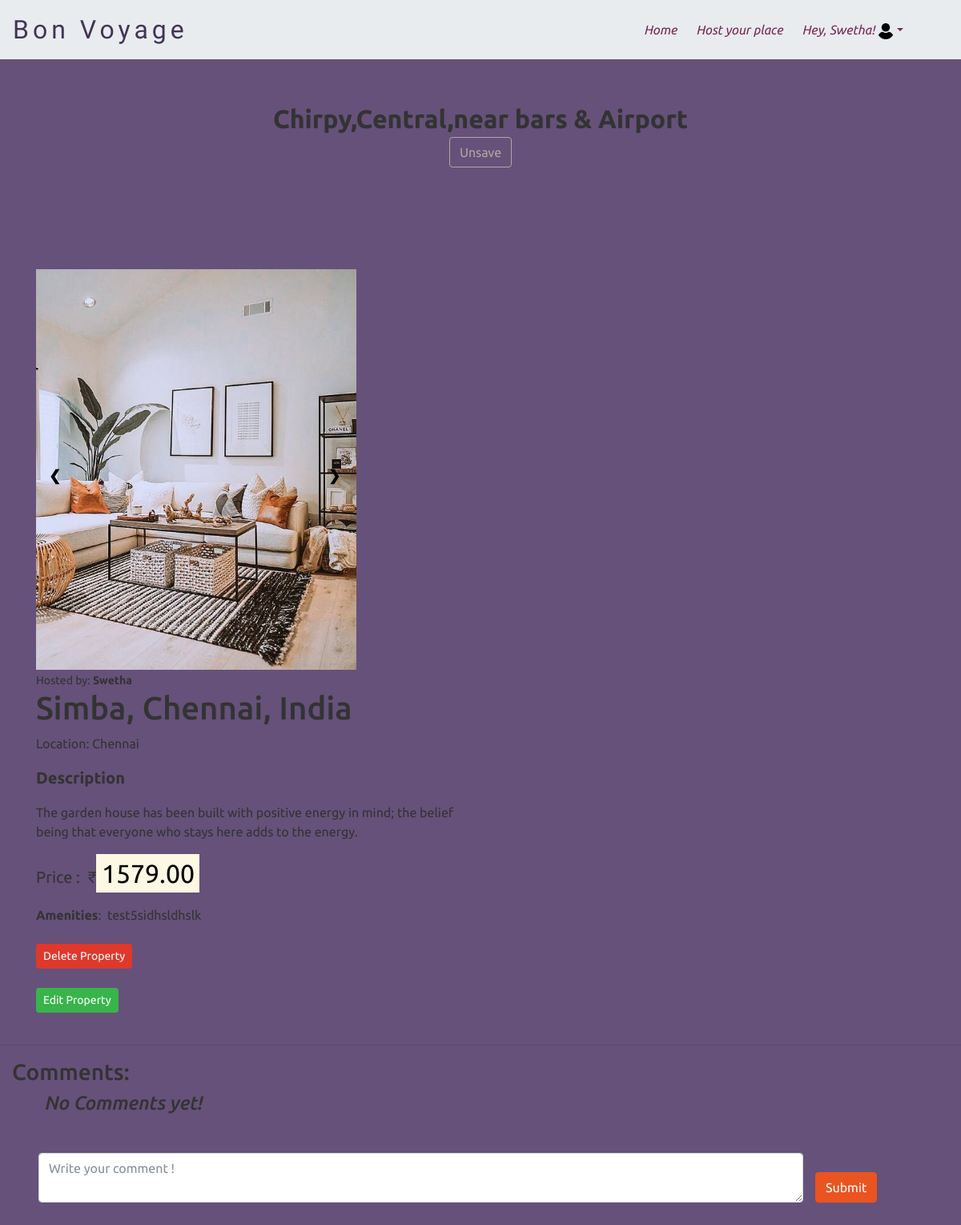
The app's page /place/50 (signed in) with its own data.
### travel/models.py (models this page shows, shortened)
class User(AbstractUser):
    pass

class Place(models.Model):
    user = models.ForeignKey('User',null=True, on_delete=models.CASCADE, related_name="places")
    title = models.CharField(max_length=100)
    description = models.TextField(max_length=1000, validators=[MaxLengthValidator(1000)])
    price = models.DecimalField(max_digits=11, decimal_places=2)
    city = models.CharField(max_length=100)
    address = models.CharField(max_length=100)
    amenities = models.TextField(max_length=1000, validators=[MaxLengthValidator(1000)])
    primary_image = models.ImageField(upload_to='images/',null=True, blank=True)
    created_date = models.DateTimeField(auto_now_add=True)
    available = models.BooleanField(default=True)

### travel/views.py (the view, shortened to what this page needs)
# urls.py: path("place/<int:id>", views.place, name="place"),
def place(request, id):
    place = Place.objects.get(pk=id)
    images = place.images_set.all()
    saved = False
    customer = Customer.objects.filter(user=request.user,place=place)
    get_customer = customer.first()
    get_d_customer =  Customer.objects.filter(place=place).first()
    if request.user.is_authenticated:
        if hasattr(request.user, 'saved') and request.user.saved.places.filter(pk=place.id).exists():
            saved = True
    return render(request, "travel/place.html", {
        "place": place,
        "saved": saved,
        "customer":get_customer,
        "images": images,
        "customer1": get_d_customer
    })

### travel/templates/travel/place.html (shortened to what this page needs)
{% extends "travel/layout.html" %}
{% load static %}
{% block body %}
    <h2><b>{{place.title}}</b>
        <form action="{% url 'place' place.id %}" method="post">
            {% if saved %}
                <button type="submit" class="btn btn-outline-secondary">Unsave</button>
            {% else %}
                <button type="submit" class="btn btn-secondary">Save</button>
            {% endif %}
        </form></h2>
    <main class="mt-5 pt-4">
        <div class="container dark-grey-text mt-5">
            <div class="row wow fadeIn">
                <div class="col-md-8 slide">
                    <div class="slideshow-container">
                        <div class="mySlides">
                        <img src="{{ place.primary_image.url }}"  width="400" height="500" alt="{{ place.title }}">
                        </div>
                        <a class="prev" onclick="plusDivs(-1)">❮</a>
                        <a class="next" onclick="plusDivs(1)">❯</a>
                      </div>
                </div>
                <br/>
                <div class="col-md-6 mb-6">
                    <small>Hosted by: <b>{{ place.user.username }}</b></small>
                    <br/>
                    <h1>{{ place.address }}</h1>
                    <p>Location: {{ place.city }}</p>
                    <p class="lead font-weight-bold">Description</p>
                    <p>{{place.description|linebreaks}}</p>
                    <p class="lead"><strong>Price : &nbsp;<span class="current_bid">&#8377;<mark style="font-size:xx-large;">{{ place.price }}</mark></span></strong></p>
                    <strong>Amenities</strong>: &nbsp;{{ place.amenities }}
                    <br/>
                    <br/>
                    <div class="container1">
                        {% if place.user.id == request.user.id %}
                            <form action="{% url 'place' place.id %}" method="post">
                                <button type="submit" class="btn btn-danger btn-sm">Delete Property</button>
                            </form>
                            <br/>
                            <form action="{% url 'place' place.id %}" method="post">
                                <button class="btn btn-success btn-sm" id="edit-{{ place.id }}">Edit Property</button>
                            </form>
                            {% elif not place.available %}
                                    <div class="alert alert-dismissible alert-dark">
                                        <h4 class="alert-heading">Sorry....Currently Booked! </h4>
                                        <p class="mb-0">It will be available after <strong>{{ customer1.checkout_date }}</strong></p>
                                    </div>
                            {% endif %}
                        </div>
                    <br/>
                </div>
            </div>
        </div>
    </main>
    <hr class="soften">
    <div class="col-md-6 mb-4">
        <h3>Comments:</h3>
        <ul class="bp">
            {% for comment in place.comments.all %}
                <div class="alert alert-dark" role="alert">
                    <li>{{ comment.comment }} <br><cite class="text-danger">- {{comment.user.username}}</cite></li>
                {% empty %}
                    <h4><i>No Comments yet!</i></h4>
                </div>
            {% endfor %}
        <br/>
        <form class="row pl-5" action="{% url 'place' place.id %}" method="post">
            <div class="col-12 col-md-10">
                <textarea type="text" class="form-control" required name="content" placeholder="Write your comment !"></textarea>
            </div>
            <div class="d-flex align-items-end">
                <button class="submit-comment btn btn-primary" type="submit">Submit</button>
            </div>
        </form>
    <br/>
{% endblock %}

### travel/templates/travel/layout.html (shortened to what this page needs)
{% load static %}
<!DOCTYPE html>
<html lang="en">
    <head>
        <link rel="stylesheet" href="https://stackpath.bootstrapcdn.com/bootswatch/4.5.2/united/bootstrap.min.css">
        <link rel="stylesheet" href="{% static 'travel/styles.css' %}">
    </head>
    <body style="background-color: rgb(102, 81, 122);">
        <nav class="navbar navbar-expand-lg navbar-light bg-light">
            <a class="navbar-brand" style="color: rgb(66, 52, 85);" href="{% url 'index' %}">Bon Voyage</a>
            <div class="collapse navbar-collapse" id="navbarColor03">
                <ul class="navbar-nav ml-auto">
                    <li class="nav-item pr-2">
                        <a class="nav-link text-dark" href="{% url 'index' %}"><i>Home</i><span class="sr-only">(current)</span></a>
                    </li>
                    {% if user.is_authenticated %}
                    <li class="nav-item pr-2">
                        <a class="nav-link text-dark" href="{% url 'host' %}"><i>Host your place</i></a>
                    </li>
                    {% endif %}
                    <li class="nav-item dropdown pr-5">
                        <a class="nav-link dropdown-toggle text-dark" data-toggle="dropdown" href="#" role="button" aria-haspopup="true" aria-expanded="false"><i>
                            {% if user.is_authenticated %}
                                Hey, {{user.username}}!
                            {% else %}
                                Profile
                            {% endif %}
                            </i><img class="profile" src="{% static 'travel/user.png' %}" alt="Avatar" style="width:20px"></a>
                    </li>
                </ul>
            </div>
        </nav>
        {% block body %}
        {% endblock %}
    </body>
</html>

### travel/static/travel/styles.css (style rules this page uses)
nav .navbar-brand { font-size: xx-large; font-family: 'Lemonada', cursive; text-decoration: none; letter-spacing: 5px; }
.profile { border-radius: 20%; }
h2 { margin: 55px; text-align: center; }
a { color: black; text-decoration: none; }
.bp { list-style: outside none none; }
.mySlides { display: none; }
.mySlides img { vertical-align: middle; }
.prev, .next { cursor: pointer; position: absolute; top: 50%; width: auto; padding: 16px; margin-top: -22px; color: black; font-weight: bold; font-size: 18px; transition: 0.6s ease; border-radius: 0 3px 3px 0; user-select: none; }
.next { right: 0; padding-right: 350px; border-radius: 3px 0 0 3px; }
.slideshow-container { max-width: 1000px; position: relative; margin: auto; }
.slide { box-sizing: border-box; }
body { overflow-x: hidden; }

### records on screen
User: username "Swetha"
Place: title "Chirpy,Central,near bars & Airport", primary_image (picture), user.username "Swetha", address "Simba, Chennai, India", city "Chennai", description "The garden house has been built with positive energy in mind; the belief being that everyone who stays here adds to the energy.", price "1579.00", amenities "test5sidhsldhslk"
